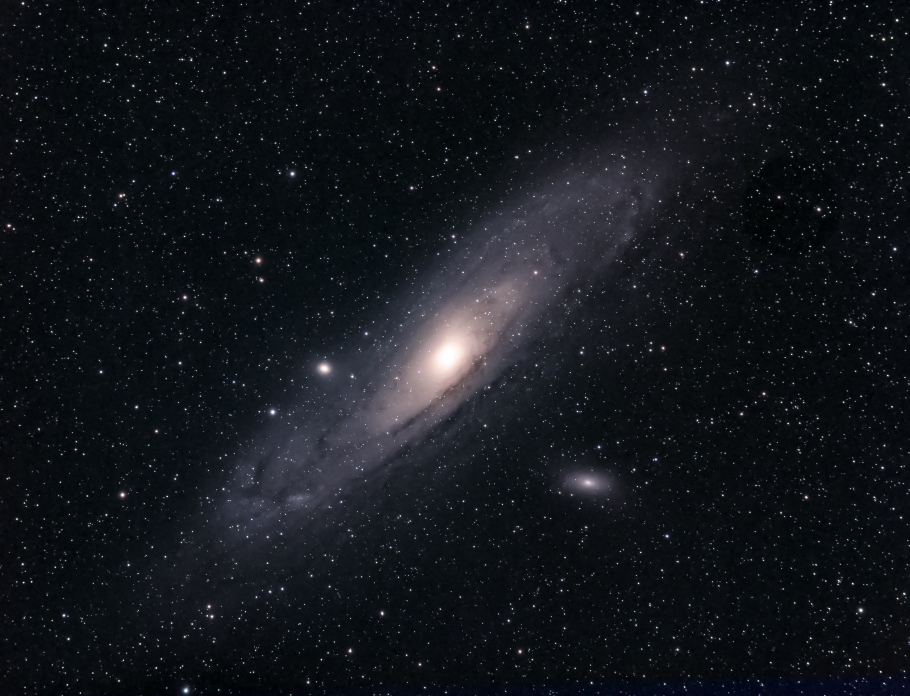
#> input picture Image Modification/images/ex2.jpg, 4547 x 3480 px (shown at 1/5 size); its folder holds 2 pictures in this run
$ python image_manipulation.py images images/ex3.jpg
#> lines starting #> are read from the running program, lines starting #| are printed output that depends on the picture
import PIL
from PIL import Image
import pathlib
import argparse

parser = argparse.ArgumentParser(description="Modifies images and stores them in a new folder")

parser.add_argument("OriginalPath", metavar="originalpath", type=str, help="The path to the images that need to be modified.")
parser.add_argument("NewPath", metavar="newpath", type=str, help="The path where the new images are stored.")


args = parser.parse_args()

original_path = args.OriginalPath
new_path = args.NewPath

old_images = pathlib.Path(original_path).resolve()
new_images = pathlib.Path(new_path).mkdir(parents=True, exist_ok=True)

for path in old_images.iterdir():
    with Image.open(path) as old_img:
#> old_img is the input picture: PIL image 4547x3480 RGB; mean R, G, B 19.4, 22.8, 27.6
        new_img = old_img.rotate(90).resize((100, 100))
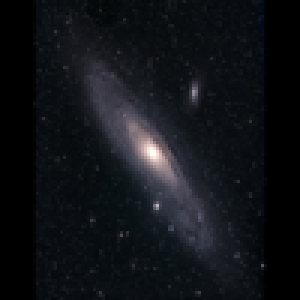
#> new_img: PIL image 100x100 RGB (shown 3 times larger); mean R, G, B 16.9, 19.4, 23.3
        new_img.save(pathlib.Path(new_path).resolve().joinpath(path.name))
#> pass 2 of the loop `for path in old_images.iterdir():`:
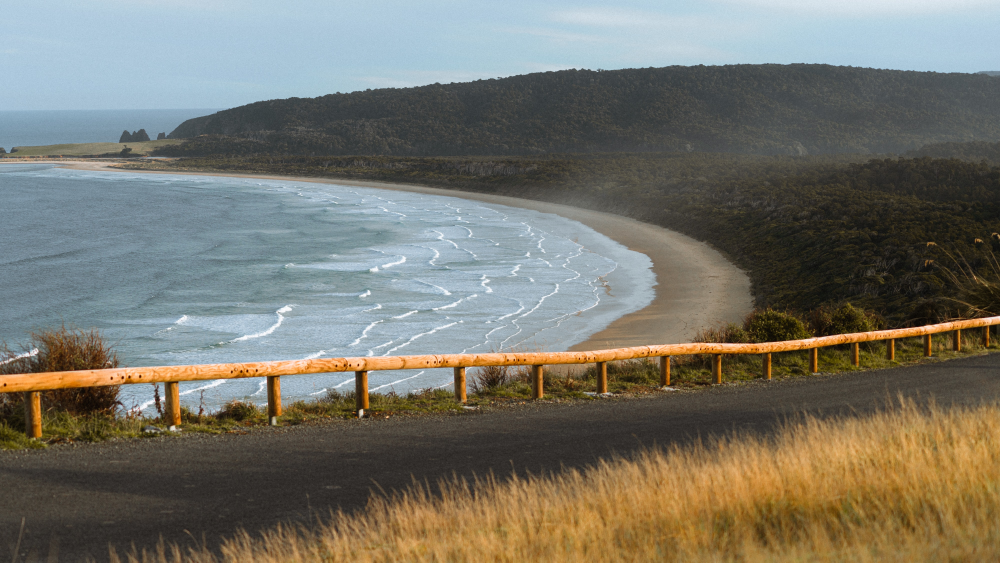
#> input picture Image Modification/images/ex3.jpg, 4000 x 2250 px (shown at 1/4 size)
#> old_img is the input picture: PIL image 4000x2250 RGB; mean R, G, B 118.5, 116.7, 106.4
#> `new_img = old_img.rotate(90).resize((100, 100))`:
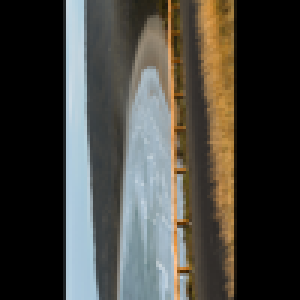
#> new_img: PIL image 100x100 RGB (shown 3 times larger); mean R, G, B 69.3, 68.2, 62.6
